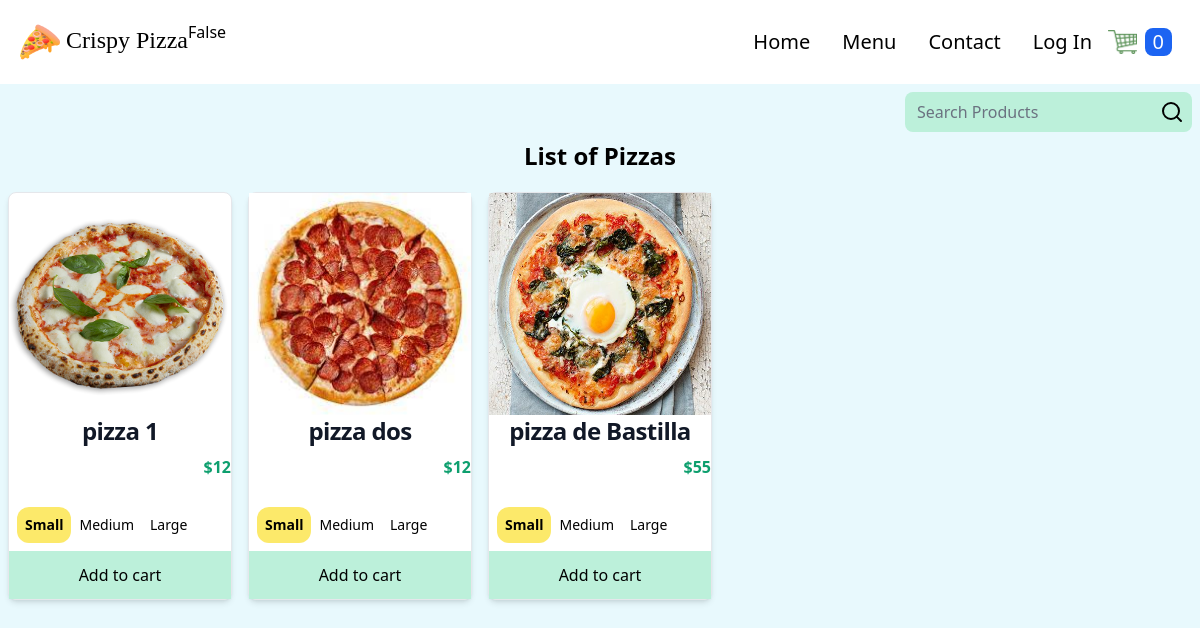
Before: / with the older database file.
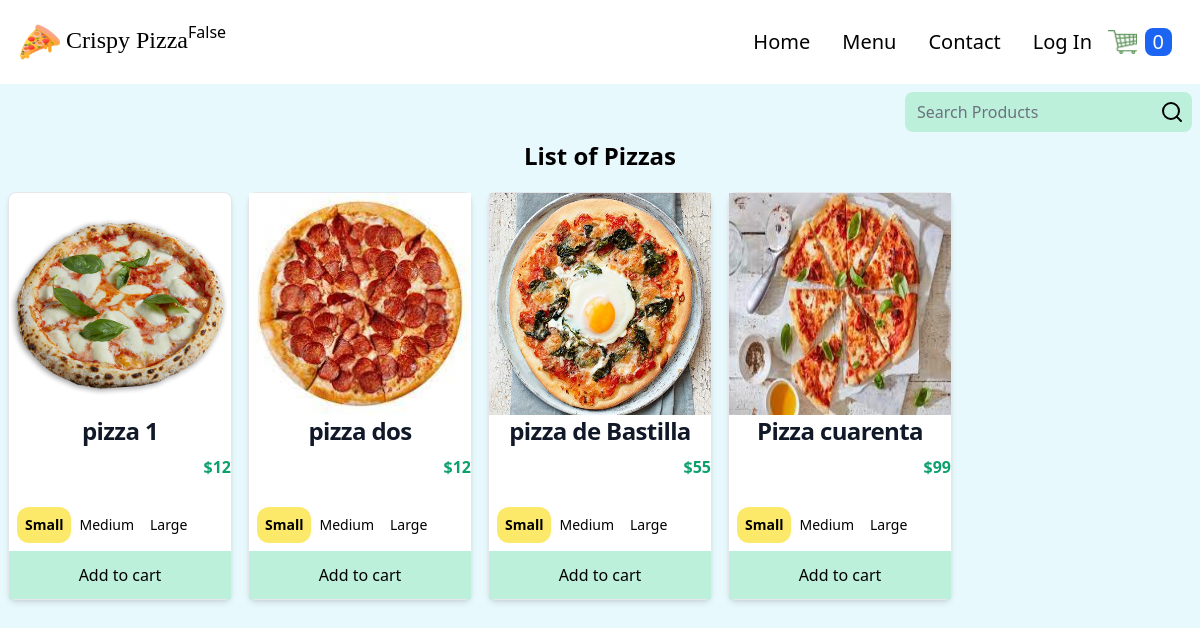
After: the same page with the newer database file.
### store/models.py (models this page shows, shortened)
class Product(models.Model):
    PRODUCT_TYPES = (
        ("Pizza", "pizza"),
        ("Nonpizza", "nonpizza")
    )
    id = models.UUIDField(primary_key=True, default=uuid.uuid4, editable=False)
    name = models.CharField(max_length=100)
    price = models.IntegerField()
    desc = models.TextField(max_length=500)
    image = models.ImageField(blank=True, upload_to='images')
    created_at = models.DateField(auto_now_add=True)
    updated_at = models.DateField(auto_now=True)
    product_type = models.CharField(max_length=10, choices=PRODUCT_TYPES)

### store/views.py (the view)
# urls.py: path('', views.products, name='products'),
def products(request):
    products = Product.objects.all()
    product_name = request.GET.get('product')
    if product_name != '' and product_name is not None:
        products = products.filter(name__icontains=product_name)
    else:
        product_name = ""
    context = {'products': products, "search_string": product_name}
    return render(request, 'store/products.html', context=context)

### store/context_processors.py (called while the page is built, shortened)
def get_cart_quantity(request):
    if request.user.is_authenticated:
        customer = request.user.customer
    else:
        try:
            customer, created = Customer.objects.get_or_create(
                device=request.COOKIES['device'])
        except:
            return {
                'cart_quantity': 0
            }

### store/templates/store/products.html (shortened to what this page needs)
{% extends "store/base.html" %} {% block content %} {% load static %}
<div class="flex">
  <div class="ml-auto mr-2 my-2">
    <form method="GET" class="flex bg-green-200 rounded-lg" id="search-box">
      <input
        class="border-none outline-none bg-transparent focus:ring-0"
        type="text"
        placeholder="Search Products"
        name="product"
        value="{{search_string}}"
      />
      <a
        class="mt-2"
        href="javascript:void(0);"
        onclick="document.getElementById('search-box').submit();"
      >
        <img class="mr-2" src="{% static 'store/images/search.svg' %}" alt="" />
      </a>
    </form>
  </div>
</div>
<div>
  <h1 class="text-2xl text-center font-bold mb-3">List of Pizzas</h1>
  <div class="grid grid-cols-1 sm:grid-cols-1 md:grid-cols-3 lg:grid-cols-5">
    {% for product in products %}
    <div
      class="flex flex-col m-2 bg-white border border-gray-200 rounded-lg shadow-md dark:bg-gray-800 dark:border-gray-700"
    >
      <img
        class="w-full h-full block mx-auto"
        src="{{ product.image.url }}"
        alt=""
      />
      <h5
        class="mb-2 text-center text-2xl font-bold tracking-tight text-gray-900 dark:text-white"
      >
        {{product.name}}
      </h5>
      <p class="mt-auto mb-5 ml-auto font-bold text-green-500">
        ${{product.price}}
      </p>
      <div>
        <form action="">
          <div class="flex m-2 w-1/2">
            <div class="flex">
              <label
                for="small-{{forloop.counter}}"
                class="cursor-pointer select-none rounded-xl p-2 text-sm text-center peer-checked:bg-yellow-200 peer-checked:font-bold"
                >Small
              </label>
            </div>
            <div class="flex">
              <label
                for="medium-{{forloop.counter}}"
                class="cursor-pointer select-none rounded-xl p-2 text-sm text-center peer-checked:bg-orange-300 peer-checked:font-bold"
                >Medium</label
              >
            </div>
            <div class="flex">
              <label
                for="large-{{forloop.counter}}"
                class="cursor-pointer select-none rounded-xl p-2 text-sm text-center peer-checked:bg-green-500 peer-checked:font-bold"
                >Large</label
              >
            </div>
          </div>
        </form>
      </div>
      <form
        action="{% url 'order:add_to_cart' product.id %}"
        method="post"
        class="bg-green-200 w-full text-center items-center mt-auto p-3 hover:text-green-700"
      >
        <button type="submit">Add to cart</button>
      </form>
    </div>
    {% endfor %}
  </div>
</div>
{% endblock %}

Changed rows visible on the page:
added Product: image (picture), name "Pizza cuarenta", price "99"
